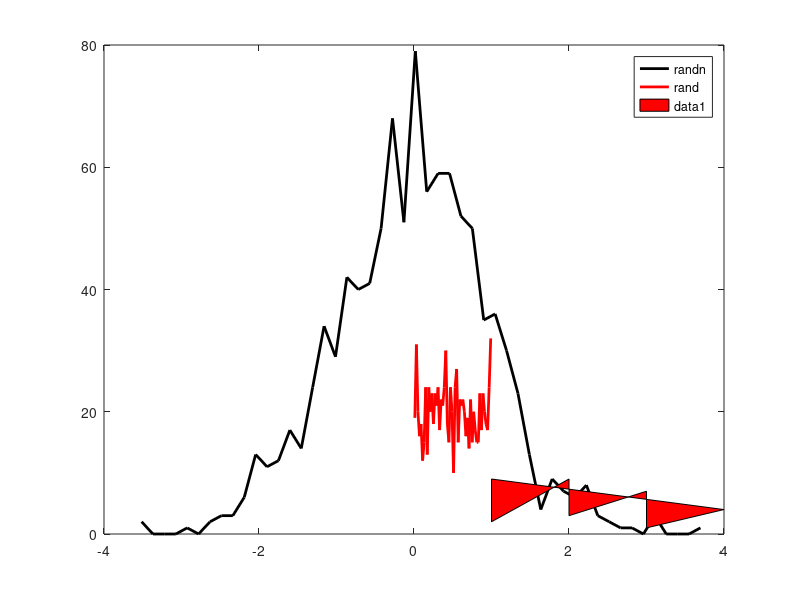

The MATLAB source for this figure: (Note: this script raises an error after producing the figure.)
%% 9.4 Scatter Plot example 
n = 100; 
frate = linspace(10,40,n) + 10*rand(1,n);
fvar = frate + 5*randn(1,n);
ndepth = linspace(100,1000,n);
scatter(frate,fvar,100,ndepth,'filled');

%% 9.5 Histogram 
r = randn(1000,1);
ru = rand(1000,1);
[y_r,x_r] = hist(r,50); % y outputs first
[y_ru,x_ru] = hist(ru,50);
plot(x_r,y_r,'k','linew',2) % linew = linewidth
hold on
plot(x_ru,y_ru,'r','linew',2)
legend({ 'randn';'rand' })

%% 9.7 Patch 
x = [1 2 3 4 3 2 1];
y = [9 9 7 4 1 3 2];
[~,idx] = sort(x); %sorted in ascending order
patch(x(idx),y(idx),'r')

%% 9.8 Images
pic = imread('saturn.png');
colorchans = {'red';'green';'blue'};
for chani = 1:3 
    subplot(2,2,chani)
    imagesc(pic(:,:,chani))
    axis off 
    set(gca,'clim',[0,255])
    title([colorchans{chani} ' channel'])
end

surf(pic(:,:,1))
shading interp
rotate3d

%% 9.10 Text in plots
for i = 1:1000
    text(rand,rand,'Yo!')
end

%% 9.14 Exercises

%% 1
pic = imread('saturn.png');
contour(pic(:,:,1),10,'linecolor','r')
% changed 'none' to 'r' for color

%% 2
figure
plot([0 cos(pi/3)],[0 sin(pi/3)],'Color','m')
line([0 cos(pi/4)],[0 sin(pi/4)],'Color','m')
% use set function to set x and y to go from -1 to +1
set(gca,'xlim',[-1 +1]); 
set(gca,'ylim',[-1 +1]);
%open new figure and run second line before first line
close figure 
figure 
line([0 cos(pi/4)],[0 sin(pi/4)]) % line stays?
plot([0 cos(pi/3)],[0 sin(pi/3)])
